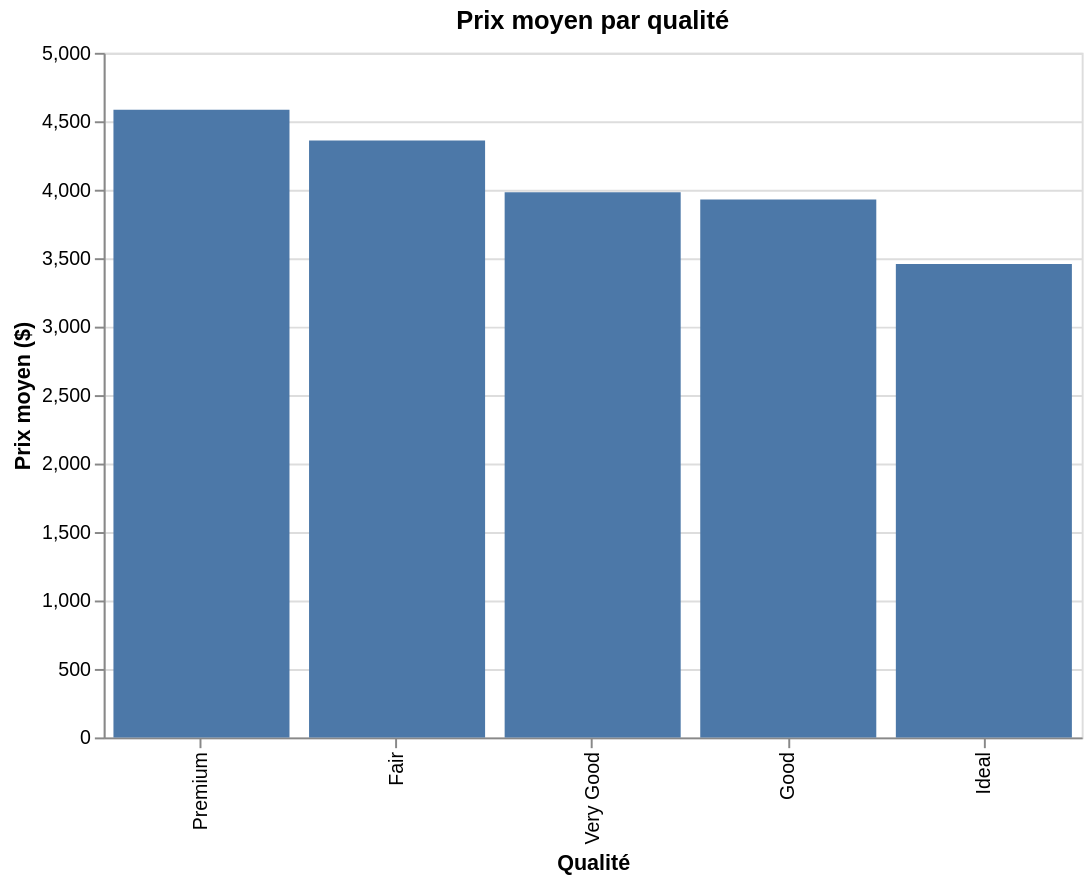

The cell this chart's notebook holds for it:
### Markdown cell above
### Altair

### Code cell
fig = alt.Chart(mean_price).mark_bar().encode(
    x=alt.X('cut:N', title='Qualité', sort='-y'),
    y=alt.Y('mean_price:Q', title='Prix moyen ($)')
).properties(
    title="Prix moyen par qualité",
    width=500, height=350
)
fig

### Figure 1 — Vega-Lite specification as saved in the notebook (floating-point values rounded to 4 significant figures)
{"config": {"view": {"continuousWidth": 300, "continuousHeight": 300}}, "data": {"name": "data-e6d5115681591a7ec12455d4ff4ae5c3"}, "mark": {"type": "bar"}, "encoding": {"x": {"field": "cut", "sort": "-y", "title": "Qualité", "type": "nominal"}, "y": {"field": "mean_price", "title": "Prix moyen ($)", "type": "quantitative"}}, "height": 350, "title": "Prix moyen par qualité", "width": 500, "$schema": "https://vega.github.io/schema/vega-lite/v6.1.0.json", "datasets": {"data-e6d5115681591a7ec12455d4ff4ae5c3": [{"cut": "Fair", "mean_price": 4359.0}, {"cut": "Good", "mean_price": 3929.0}, {"cut": "Ideal", "mean_price": 3458.0}, {"cut": "Premium", "mean_price": 4584.0}, {"cut": "Very Good", "mean_price": 3982.0}]}}
